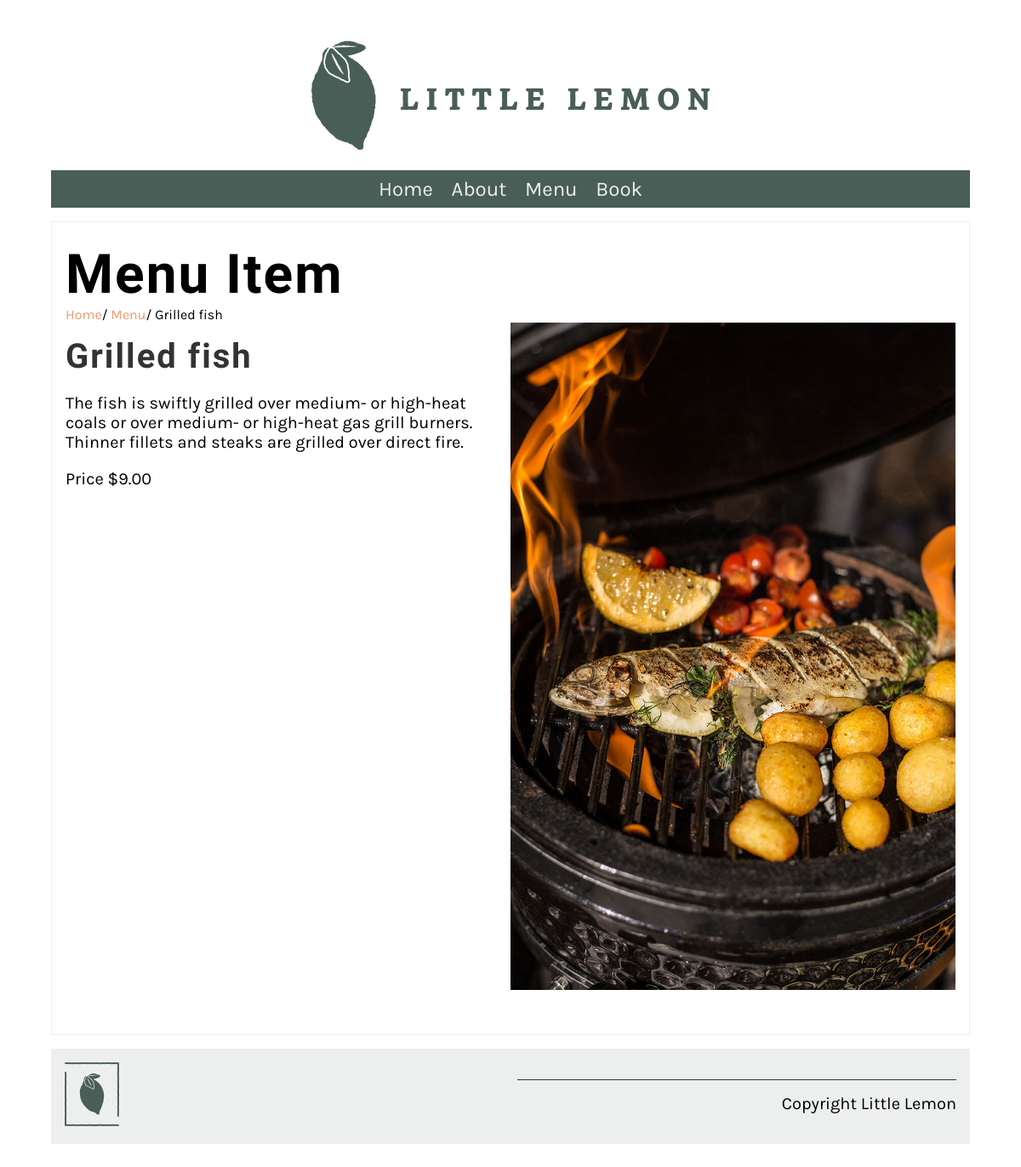
The app's page /menu_item/3/ with its own data.
### app/models.py (models this page shows, shortened)
class Menu(models.Model):
    name = models.CharField(max_length=50)
    price = models.IntegerField()
    description = models.CharField(max_length=1000,default="African Dish")

### app/views.py (the view)
# urls.py: path("menu_item/<int:pk>/", views.display_menu_items,name="menu_item")
def display_menu_items(request,pk=None):
    if pk:
        menu_item = Menu.objects.get(id=pk)
    else:
        menu_item = ""
    menu_item_dict = {
        "menu_item":menu_item
    }
    return render(request,"menu_item.html",menu_item_dict)

### templates/menu_item.html
{% extends "base.html" %}
{% load static %}
{% block content %}
<section>
    <article>
        <h1>Menu Item</h1>
        <span>
            <a href="{% url 'home' %}">Home</a>/
            <a href="{% url 'menu' %}">Menu</a>/
            {{ menu_item.name }}
        </span>
        <div class="row">
            <div class="column">
                <h2>{{ menu_item.name }}</h2>
                <p>{{ menu_item.description }}</p>
                <p>Price ${{menu_item.price}}.00</p>
            </div>
            <div class = column>
                <img src="/static/img/menu_items/{{menu_item.name}}.jpg" alt="{{ menu_item.name }}">
            </div>
        </div>
    </article>
</section>
{% endblock %}

### app/static/css/style.css (style rules this page uses)
body { font-family: 'Karla', sans-serif; margin-top: 3rem; margin-bottom: 3rem; margin-left: 5%; margin-right: 5%; }
h1, h2, h3, h4, h5, h6 { font-family: 'Markazi Text', serif; letter-spacing: 2px;; }
h1 { font-size: 4rem; margin-top: 1.5rem; margin-bottom: 0; }
h2 { font-size: 2.5rem; color: #333333; margin:1rem 0; }
p, ul { font-size: 1.25rem;; }
a { color: #EE9972; text-decoration: none; }
section { display: flex; gap: 2rem 1rem; margin-top: 1rem; margin-bottom: 1rem; flex-direction: row; }
article { flex:1; }
article img { max-width: 100%; }
main article { border: 1px solid #EDEFEE; padding-left: 1rem; padding-right: 1rem; }
.row { display: flex; flex-direction: row; width: 100%; padding-bottom: 1rem; }
.column { flex-basis: 50%; margin-bottom: 1rem; padding-bottom: 1rem; }

### records on screen
Menu: name "Grilled fish", description "The fish is swiftly grilled over medium- or high-heat coals or over medium- or high-heat gas grill burners. Thinner fillets and steaks are grilled over direct fire.", price "9", name (picture)
